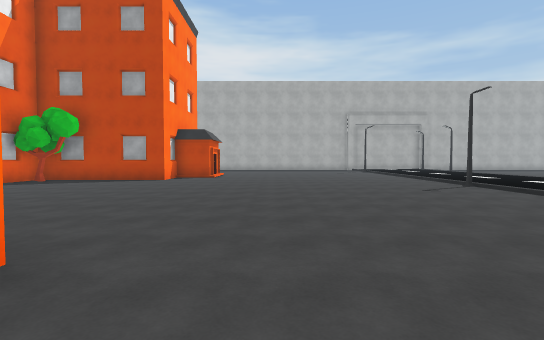
view 1 (above)

24 first-person views from a walk through a Unity game level. The camera is 1.5 m above the floor, tilts 2° down and sees 85° across. The floor is counted in squares, 2 m on a side. Each view is taken from the middle of a square. On the plan, view 1 faces up. The plan holds only what a view shows up to about 10 squares ahead; the rest is blank. The place goes on beyond the plan. Some animated figures are not drawn. Surface patterns are stand-ins for the level's own textures.

view 2
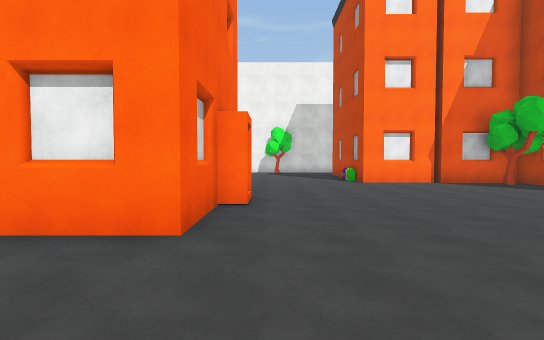

view 3
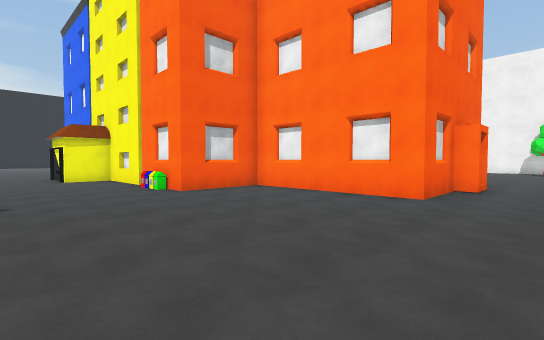

view 4
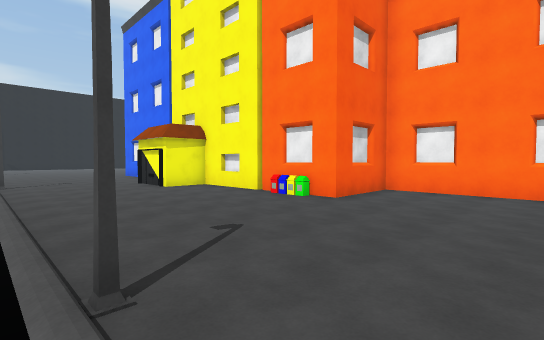

view 5
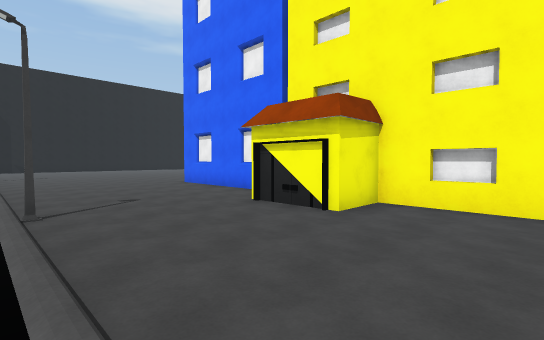

view 6
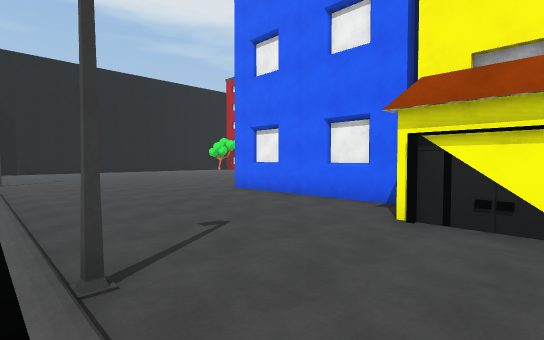

view 7
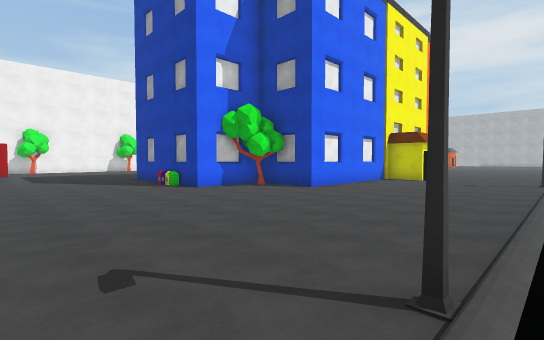

view 8
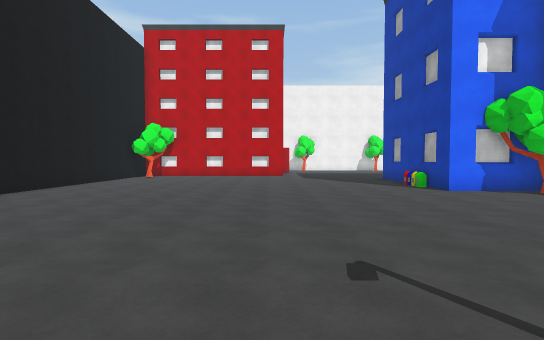

view 9
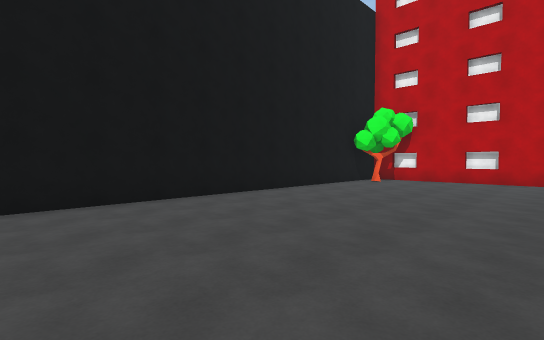

view 10
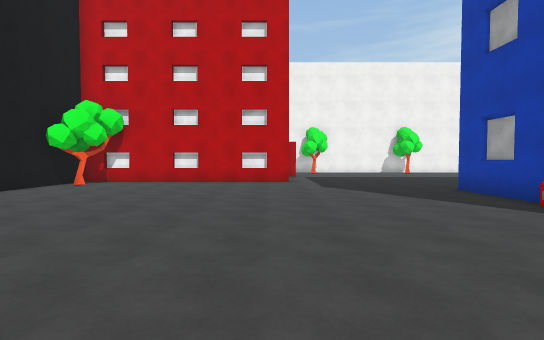

view 11
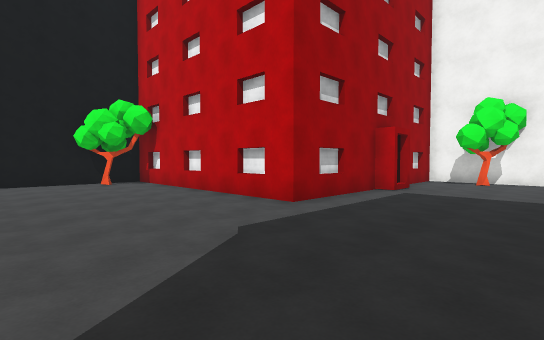

view 12
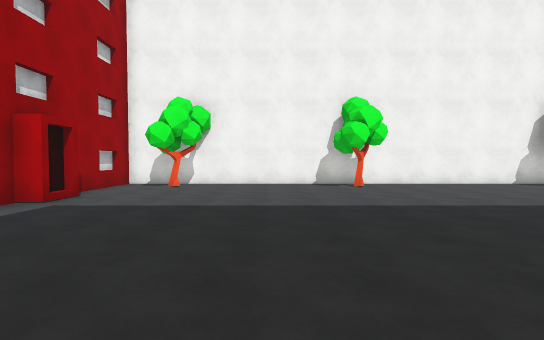

view 13
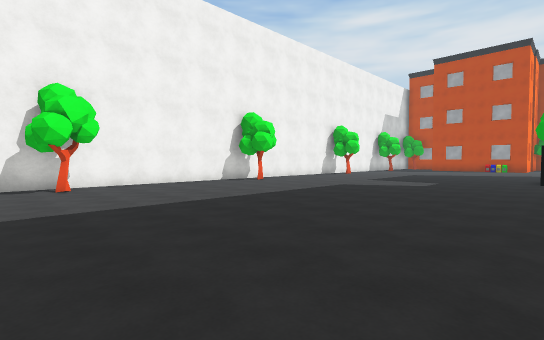

view 14
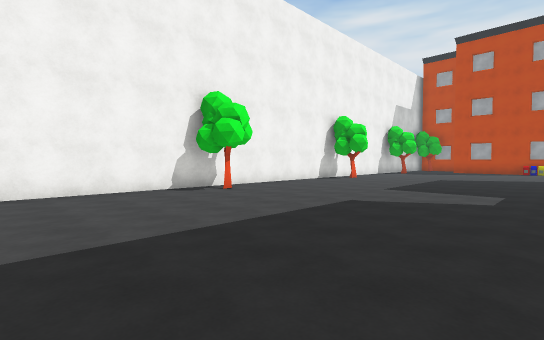

view 15
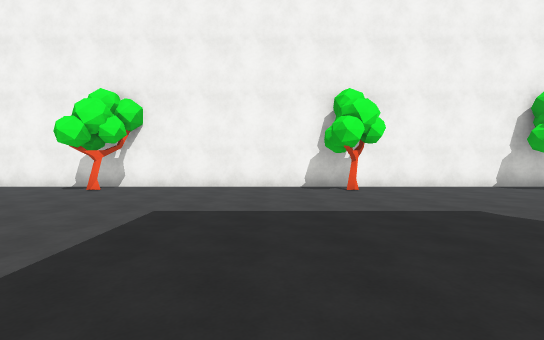

view 16
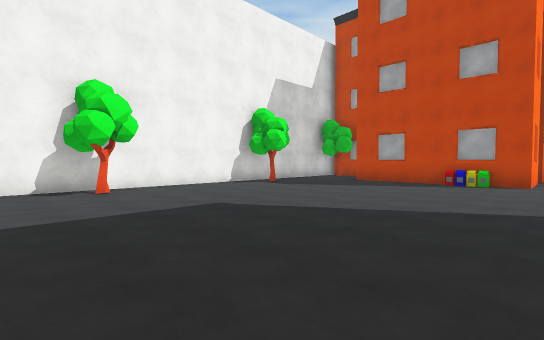

view 17
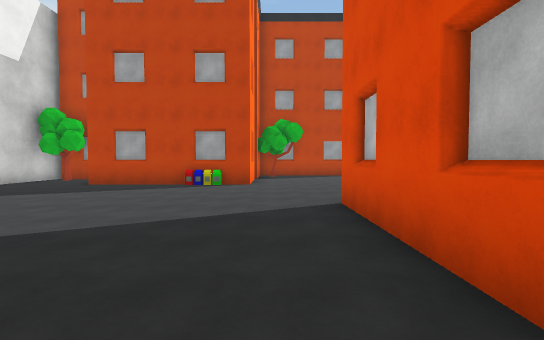

view 18
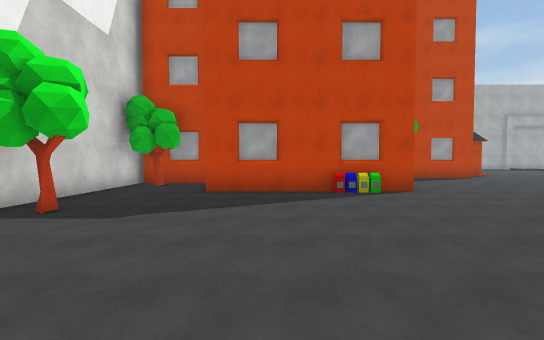

view 19
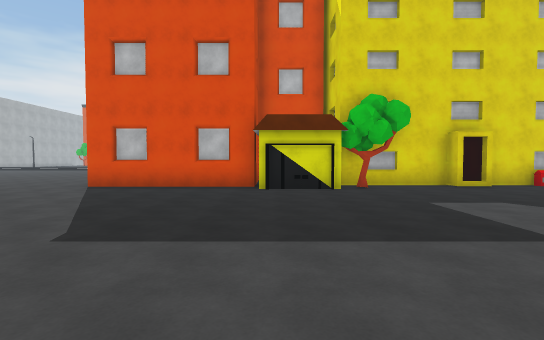

view 20
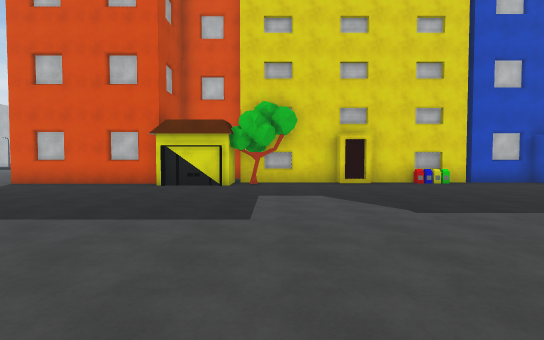

view 21
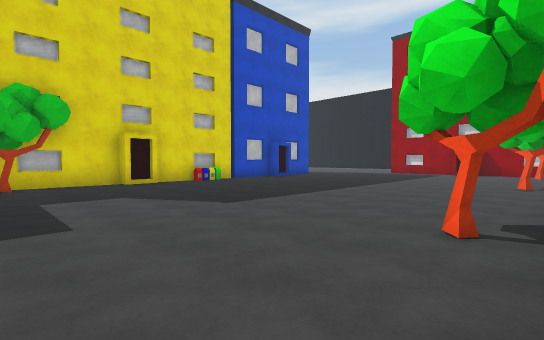

view 22
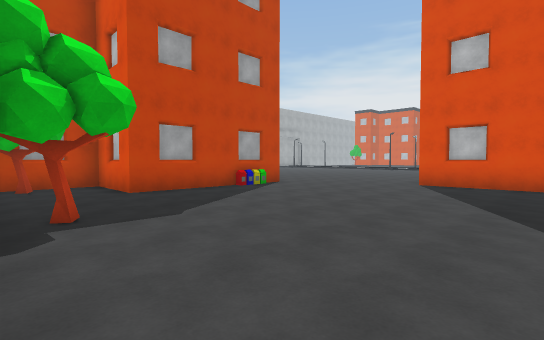

view 23
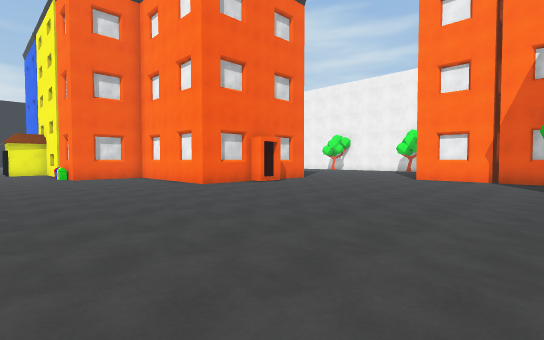

view 24
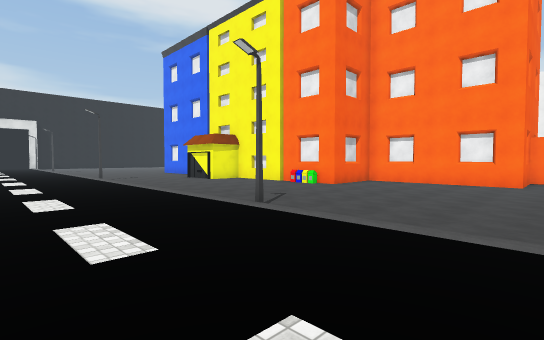

### Floor plan
Points are (right, up) in squares from view 1. A wall is a line through its corners. A room is listed if a view was taken in it or the views show most of it. See-through windows are left out.
Room 1 (views 1, 2, 3, 4, 5, 6, 7, 8, 9, 10, 11, 12, 13, 14, 15, 16, 17, 18, 19, 20, 21, 22, 23, 24)
walls: (0.6, -10.1) (0.6, -14.9) (-0.5, -14.9); (-1.7, -14.9) (-1.7, -17.4) (-6.4, -17.4); (-1.9, -15.6) (-1.9, -16.6); (0.4, -3.2) (0.4, -4.1); (-6.8, -9.1) (-6.8, -8.1) (-6.3, -8.1) (-6.3, -4.8) (-7.5, -4.8) (-7.5, -2.6); (-2.6, -17.2) (-3.4, -17.2); (-6.8, -14.5) (-6.3, -14.5) (-6.3, -9.1); (-4.9, -17.2) (-5.6, -17.2); (-2.1, -0.9) (-2.1, -1.9); (-6.8, -2.6) (-6.8, 2.1); (-2.1, 1.4) (-2.1, 0.5); (-3.9, 2.1) (-1.9, 2.1) (-1.9, -2.5) (0.6, -2.5) (0.6, -7.6) (1.9, -7.6) (1.9, -9.8); (-9.1, -22.2) (-9.1, -23); (-9.1, -24.4) (-9.1, -25.4); (-13.1, -20.9) (-12.1, -20.9) (-12.1, -21.4) (-9, -21.4) (-9, -28.4) (1.9, -28.4); (-13, -21.1) (-12.5, -21.1); (-9.1, -27.1) (-9.1, -27.6); (-9, 7.6) (-9, 6.6); (-8.7, 10.5) (-8.7, 6) (-13.6, 6) (-13.6, 8.3) (-16, 8.3); (-16.2, 8.8) (-16.2, -21.4) (-13.7, -21.4)
low walls: (0.8, -3.1) (0.8, -4.2); (-6.8, -11.6) (-6.8, -10.5); (-2.8, -17.6) (-3.5, -17.6); (-9.5, 5.7) (-10.6, 5.7)
ways out: gap at (-16, -20); gap at (-16, -8); gap at (-16, 3)
objects: tree (-15, -20); tree (-15, -15); tree (-15, -8); tree (-15, -2); tree (-15, 3); tree (-15, 8); tree (-8, -28); tree (-8, 10); tree (-7, -6)

Positions as (right, up) in squares from view 1, and headings:
1: (0, 0), facing up
2: (1, 3), facing left
3: (4, 4), facing down-left
4: (6, 1), facing down-left
5: (6, -5), facing down-left
6: (6, -8), facing down-left
7: (6, -22), facing up-left
8: (6, -22), facing left
9: (2, -23), facing down-left
10: (1, -22), facing left
11: (-5, -18), facing down-left
12: (-7, -17), facing left
13: (-7, -16), facing up-left
14: (-9, -13), facing up-left
15: (-8, -4), facing left
16: (-8, -4), facing up-left
17: (-8, -3), facing up
18: (-12, -1), facing up
19: (-15, -3), facing right
20: (-16, -6), facing right
21: (-16, -5), facing down-right
22: (-16, -1), facing up-right
23: (3, 10), facing down-left
24: (9, 3), facing down-left
